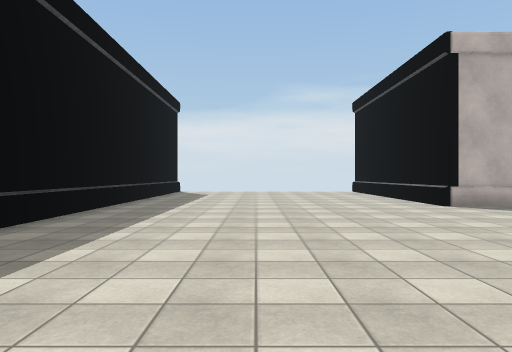
View 1 (above)

19 first-person views from a walk through a Unity game level. The camera is 1.4 m above the floor, looks level and sees 70° across. The floor is counted in squares, 2 m on a side. Each view is taken from the middle of a square. On the plan, view 1 faces up. The plan holds only what a view shows up to about 11 squares ahead; the rest is blank. Surface patterns are stand-ins for the level's own textures.

View 2
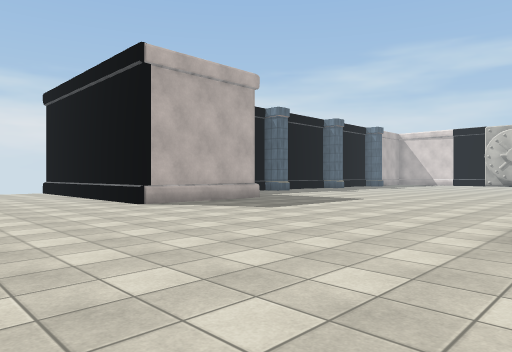

View 3
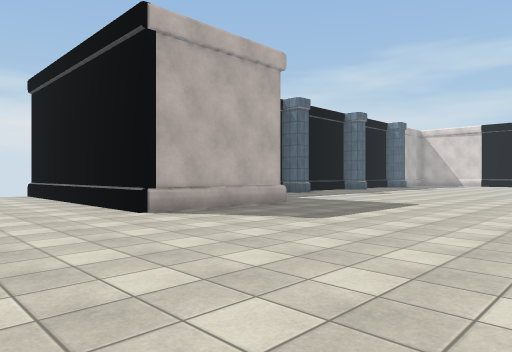

View 4
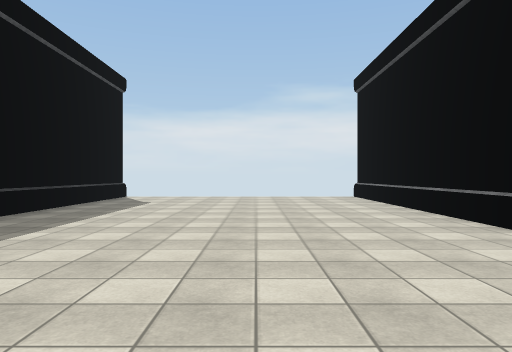

View 5
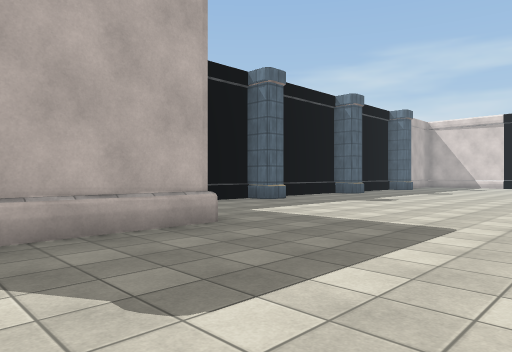

View 6
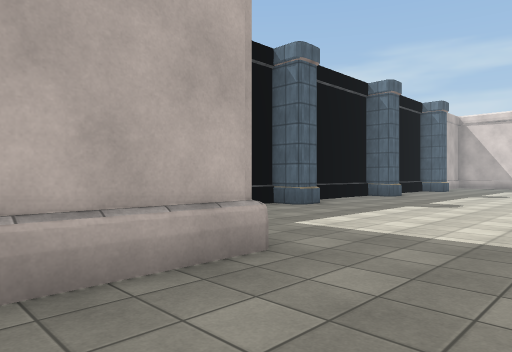

View 7
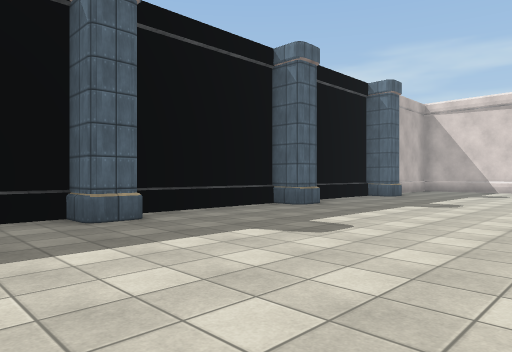

View 8
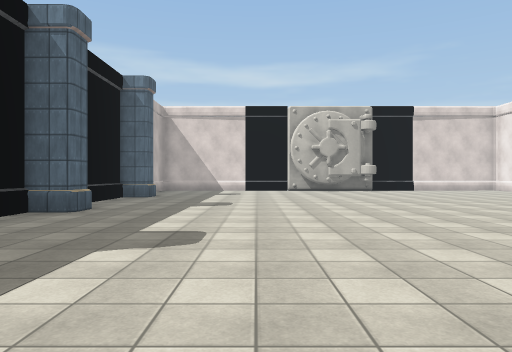

View 9
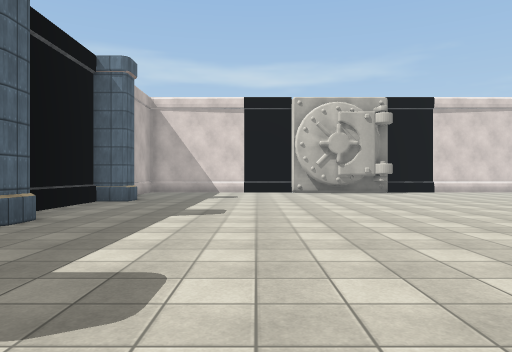

View 10
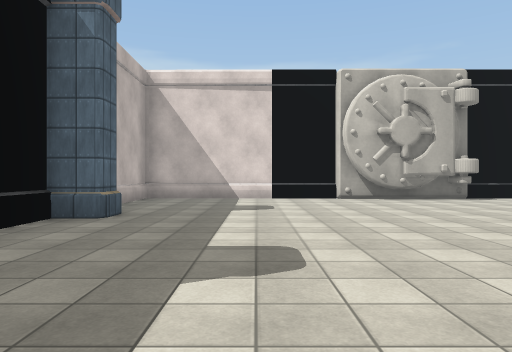

View 11
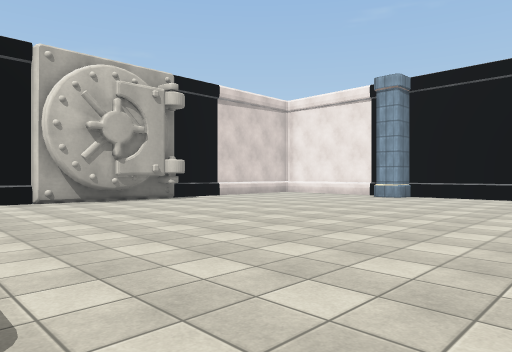

View 12
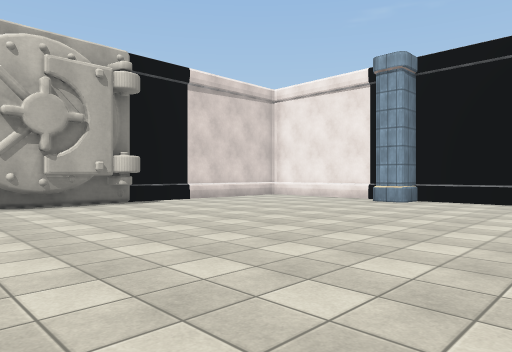

View 13
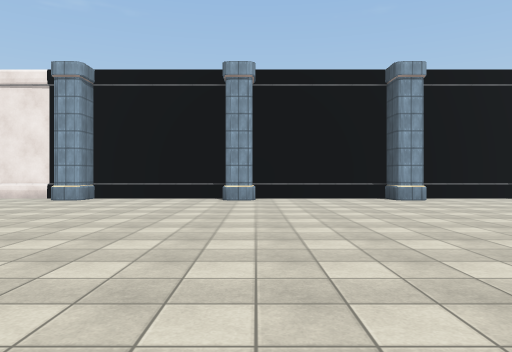

View 14
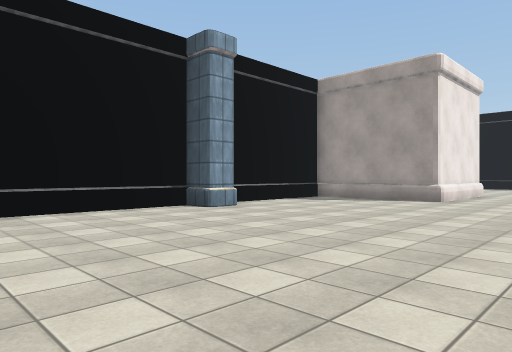

View 15
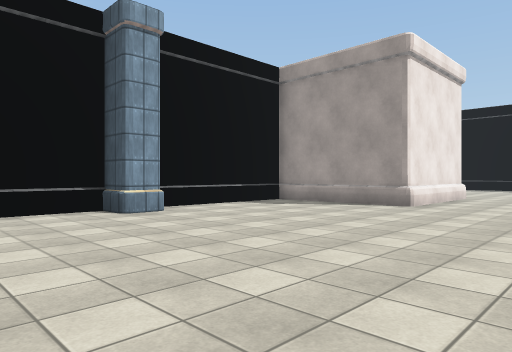

View 16
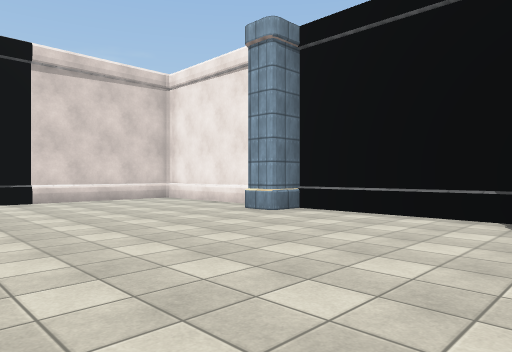

View 17
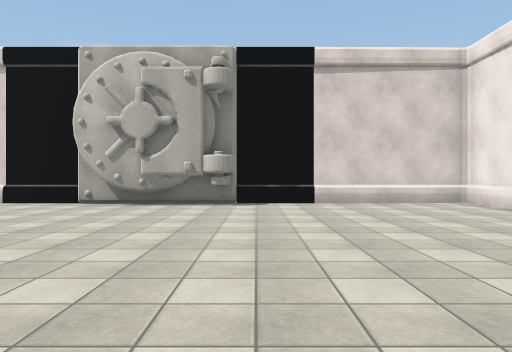

View 18
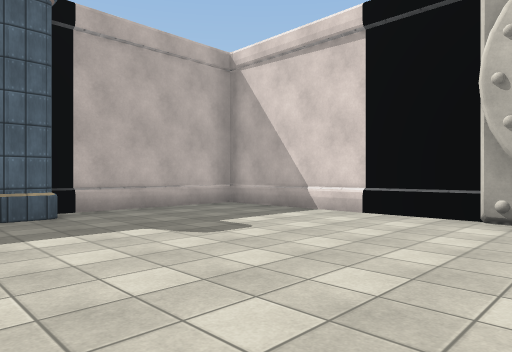

View 19
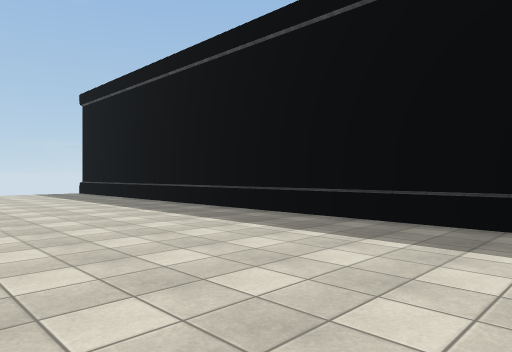

### Floor plan
Points are (right, up) in squares from view 1. A wall is a line through its corners. A room is listed if a view was taken in it or the views show most of it. See-through windows are left out.
Room 1 (views 1, 2, 3, 4, 5, 6, 7, 8, 9, 10, 11, 12, 13, 14, 15, 16, 17, 18, 19)
walls: (8.6, 8.5) (4.5, 8.5) (4.5, 15); (13.2, -2.6) (13.9, -2.6) (13.9, -3.5) (17.8, -3.5); (4.8, 0.5) (8.5, 0.5) (8.5, -3.2); (8.8, -3.5) (12.8, -3.5); (13.8, 11.6) (13.1, 11.6) (13.1, 12.5) (11.3, 12.5); (18.2, -2.6) (18.8, -2.6); (18.8, 11.6) (18.1, 11.6) (18.1, 12.5) (14.2, 12.5); (19.1, -3.5) (23, -3.5) (23, -2.6) (23.8, -2.6); (23.8, 11.6) (23.1, 11.6) (23.1, 12.5) (20, 12.5); (24.6, -3.5) (28.5, -3.5) (28.5, 2.5); (28.5, 6.4) (28.5, 12.5) (24.1, 12.5); (-3.5, 15) (-3.5, -2.1)
objects: other object (28, 3) to (29, 6)

Where each view was taken, in squares from view 1:
view 1: 0 up, 0 right, facing up
view 2: 0 up, 0 right, facing up-right
view 3: 2 up, 1 right, facing up-right
view 4: 4 up, 1 right, facing up
view 5: 4 up, 5 right, facing up-right
view 6: 6 up, 6 right, facing up-right
view 7: 6 up, 11 right, facing up-right
view 8: 8 up, 11 right, facing right
view 9: 8 up, 13 right, facing right
view 10: 9 up, 17 right, facing right
view 11: 9 up, 18 right, facing down-right
view 12: 7 up, 19 right, facing down-right
view 13: 8 up, 18 right, facing down
view 14: 4 up, 19 right, facing down-left
view 15: 4 up, 17 right, facing down-left
view 16: 3 up, 18 right, facing down-right
view 17: 2 up, 19 right, facing right
view 18: 5 up, 22 right, facing up-right
view 19: 8 up, 2 right, facing down-left
